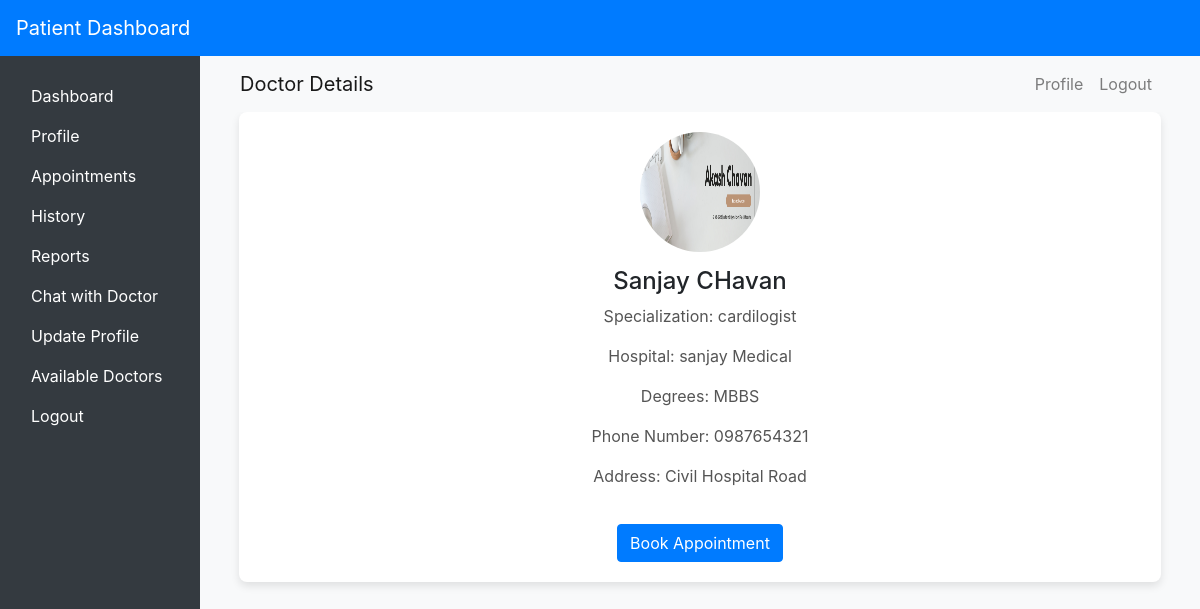
/doctor_details/1/, run on the app's committed database.
### app/models.py (models this page shows, shortened)
class Doctor(models.Model):
    user = models.OneToOneField(User, on_delete=models.CASCADE, null=True)
    full_name = models.CharField(max_length=30)
    online = models.BooleanField(default=False)
    hospital_name = models.CharField(max_length=20)
    address = models.CharField(max_length=20)
    specialization = models.CharField(max_length=20, default=None)
    degrees = models.CharField(max_length=30, default=None)
    profile_picture = models.ImageField(upload_to='product_images/')
    phone_number = models.CharField(max_length=15, default=None)

### app/views.py (the view)
# urls.py: path('doctor_details/<int:id>/', views.doctor_details, name='doctor_details'),
def doctor_details(request,id):
    doctor = Doctor.objects.get(id=id)
    return render(request, 'online_profile.html', {'doctor': doctor})

### templates/online_profile.html (shortened to what this page needs)
{% extends 'patient_base.html' %}
{% block content %}
<!DOCTYPE html>
<html lang="en">
<head>
    <link href="https://stackpath.bootstrapcdn.com/bootstrap/4.5.2/css/bootstrap.min.css" rel="stylesheet">
</head>
<body>
    <nav class="navbar navbar-expand-lg navbar-light bg-light">
        <a class="navbar-brand" href="#">Doctor Details</a>
        <div class="collapse navbar-collapse">
            <ul class="navbar-nav ml-auto">
                <li class="nav-item">
                    <a class="nav-link" href="#">Profile</a>
                </li>
                <li class="nav-item">
                    <a class="nav-link" href="{% url 'logout' %}">Logout</a>
                </li>
            </ul>
        </div>
    </nav>
    <div class="container">
        <div class="doctor-details-card text-center mx-auto">
            <img src="{{ doctor.profile_picture.url }}" alt="Doctor Picture" width="120" height="120">
            <h4>{{ doctor.full_name }}</h4>
            <p>Specialization: {{ doctor.specialization }}</p>
            <p>Hospital: {{ doctor.hospital_name }}</p>
            <p>Degrees: {{ doctor.degrees }}</p>
            <p>Phone Number: {{ doctor.phone_number }}</p>
            <p>Address: {{ doctor.address }}</p>
            <a href="{% url 'book_appointment' doctor.id %}" class="btn btn-primary chat-button">Book Appointment</a>
        </div>
    </div>
</body>
</html>
{% endblock %}

### templates/patient_base.html (style rules this page uses)
body { background-color: #f8f9fa; }
.navbar { background-color: #007bff; color: white; }

### templates/online_profile.html (style rules this page uses)
body { background-color: #f8f9fa; }
.doctor-details-card { background-color: white; box-shadow: 0 4px 8px rgba(0, 0, 0, 0.1); border-radius: 8px; padding: 20px; margin-bottom: 20px; }
.doctor-details-card img { border-radius: 50%; }
.doctor-details-card h4 { margin-top: 15px; }
.doctor-details-card p { color: #555; }
.chat-button { margin-top: 20px; }

### data on the page
Doctor: profile_picture (picture), full_name "Sanjay CHavan", specialization "cardilogist", hospital_name "sanjay Medical", degrees "MBBS", phone_number "0987654321", address "Civil Hospital Road"
